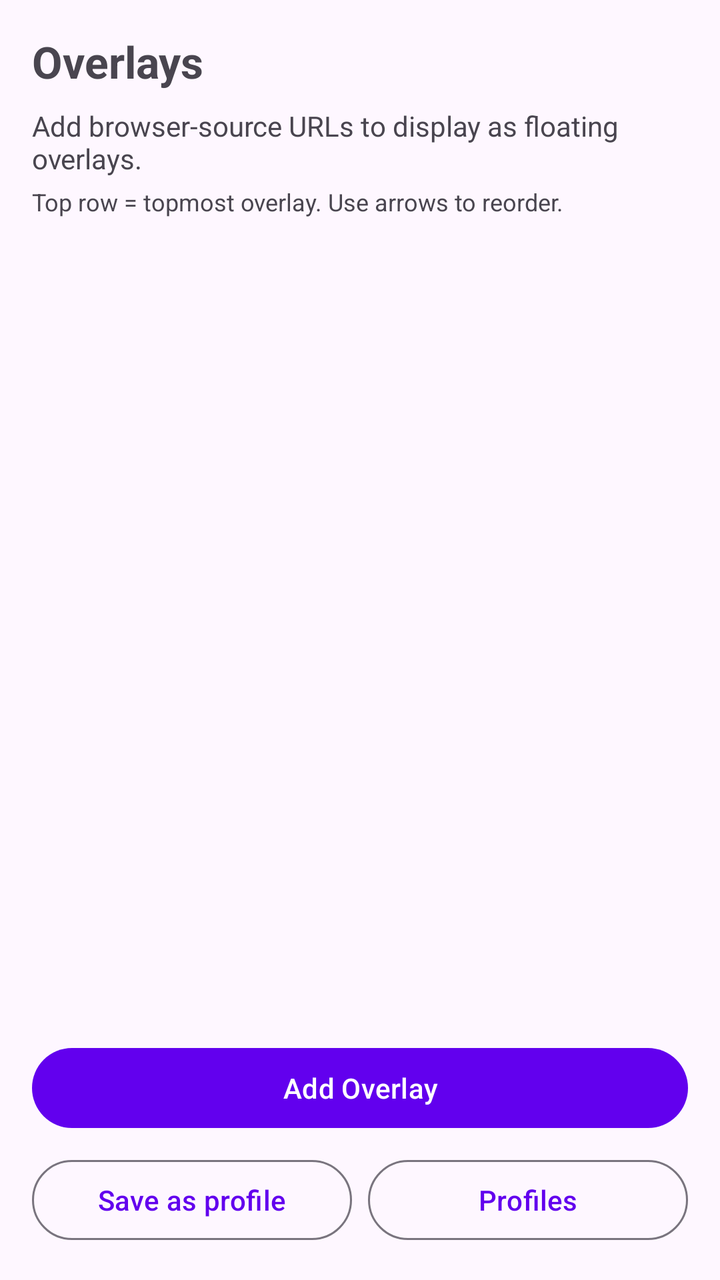
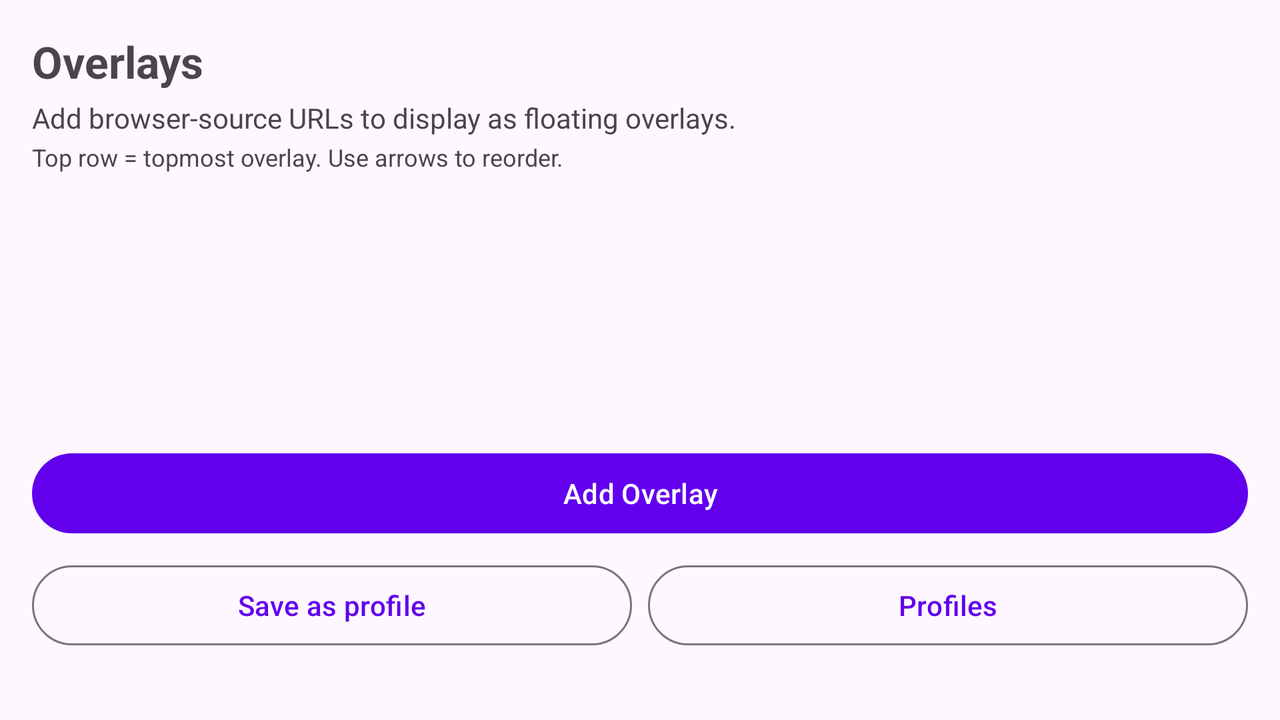

An Android layout and its configuration variant, each rendered on a device that would load it. The default file and the variant file are quoted in full after the pictures.
<!-- AndroidManifest.xml: application theme Theme.FloatOverlay -->
<!-- res/layout/fragment_overlay_list.xml -->
<?xml version="1.0" encoding="utf-8"?>
<LinearLayout xmlns:android="http://schemas.android.com/apk/res/android"
    android:layout_width="match_parent"
    android:layout_height="match_parent"
    android:orientation="vertical"
    android:padding="16dp">

    <TextView
        android:layout_width="wrap_content"
        android:layout_height="wrap_content"
        android:layout_marginBottom="8dp"
        android:text="Overlays"
        android:textSize="22sp"
        android:textStyle="bold" />

    <TextView
        android:layout_width="wrap_content"
        android:layout_height="wrap_content"
        android:layout_marginBottom="4dp"
        android:text="Add browser-source URLs to display as floating overlays."
        android:textSize="14sp" />

    <TextView
        android:layout_width="wrap_content"
        android:layout_height="wrap_content"
        android:layout_marginBottom="16dp"
        android:text="Top row = topmost overlay. Use arrows to reorder."
        android:textColor="?android:attr/textColorSecondary"
        android:textSize="12sp" />

    <androidx.recyclerview.widget.RecyclerView
        android:id="@+id/overlayRecyclerView"
        android:layout_width="match_parent"
        android:layout_height="0dp"
        android:layout_weight="1" />

    <Button
        android:id="@+id/addOverlayButton"
        android:layout_width="match_parent"
        android:layout_height="wrap_content"
        android:layout_marginTop="8dp"
        android:text="Add Overlay" />

    <LinearLayout
        android:layout_width="match_parent"
        android:layout_height="wrap_content"
        android:layout_marginTop="8dp"
        android:orientation="horizontal">

        <Button
            android:id="@+id/saveProfileButton"
            style="?attr/materialButtonOutlinedStyle"
            android:layout_width="0dp"
            android:layout_height="wrap_content"
            android:layout_marginEnd="4dp"
            android:layout_weight="1"
            android:text="Save as profile" />

        <Button
            android:id="@+id/profilesButton"
            style="?attr/materialButtonOutlinedStyle"
            android:layout_width="0dp"
            android:layout_height="wrap_content"
            android:layout_marginStart="4dp"
            android:layout_weight="1"
            android:text="Profiles" />

    </LinearLayout>

</LinearLayout>
<!-- resources referenced by this layout -->
<resources>
  <style name="Theme.FloatOverlay" parent="Theme.Material3.DayNight.NoActionBar">
          <item name="colorPrimary">@color/purple_500</item>
          <item name="colorPrimaryVariant">@color/purple_700</item>
          <item name="colorOnPrimary">@color/white</item>
          <item name="colorSecondary">@color/teal_200</item>
          <item name="colorSecondaryVariant">@color/teal_700</item>
          <item name="android:statusBarColor">@color/purple_700</item>
      </style>
  <color name="purple_500">#FF6200EE</color>
  <color name="purple_700">#FF3700B3</color>
  <color name="white">#FFFFFFFF</color>
  <color name="teal_200">#FF03DAC5</color>
  <color name="teal_700">#FF018786</color>
</resources>
<!-- res/layout-land/fragment_overlay_list.xml (the repository's variant of the layout above) -->
<!-- drawn on the phone turned sideways -->
<?xml version="1.0" encoding="utf-8"?>
<ScrollView xmlns:android="http://schemas.android.com/apk/res/android"
    android:layout_width="match_parent"
    android:layout_height="match_parent"
    android:fillViewport="true">

    <LinearLayout
        android:layout_width="match_parent"
        android:layout_height="wrap_content"
        android:orientation="vertical"
        android:padding="16dp">

        <TextView
            android:layout_width="wrap_content"
            android:layout_height="wrap_content"
            android:layout_marginBottom="4dp"
            android:text="Overlays"
            android:textSize="22sp"
            android:textStyle="bold" />

        <TextView
            android:layout_width="wrap_content"
            android:layout_height="wrap_content"
            android:layout_marginBottom="2dp"
            android:text="Add browser-source URLs to display as floating overlays."
            android:textSize="14sp" />

        <TextView
            android:layout_width="wrap_content"
            android:layout_height="wrap_content"
            android:layout_marginBottom="8dp"
            android:text="Top row = topmost overlay. Use arrows to reorder."
            android:textColor="?android:attr/textColorSecondary"
            android:textSize="12sp" />

        <androidx.recyclerview.widget.RecyclerView
            android:id="@+id/overlayRecyclerView"
            android:layout_width="match_parent"
            android:layout_height="wrap_content"
            android:minHeight="120dp"
            android:nestedScrollingEnabled="false" />

        <Button
            android:id="@+id/addOverlayButton"
            android:layout_width="match_parent"
            android:layout_height="wrap_content"
            android:layout_marginTop="8dp"
            android:text="Add Overlay" />

        <LinearLayout
            android:layout_width="match_parent"
            android:layout_height="wrap_content"
            android:layout_marginTop="8dp"
            android:orientation="horizontal">

            <Button
                android:id="@+id/saveProfileButton"
                style="?attr/materialButtonOutlinedStyle"
                android:layout_width="0dp"
                android:layout_height="wrap_content"
                android:layout_marginEnd="4dp"
                android:layout_weight="1"
                android:text="Save as profile" />

            <Button
                android:id="@+id/profilesButton"
                style="?attr/materialButtonOutlinedStyle"
                android:layout_width="0dp"
                android:layout_height="wrap_content"
                android:layout_marginStart="4dp"
                android:layout_weight="1"
                android:text="Profiles" />

        </LinearLayout>

    </LinearLayout>
</ScrollView>
